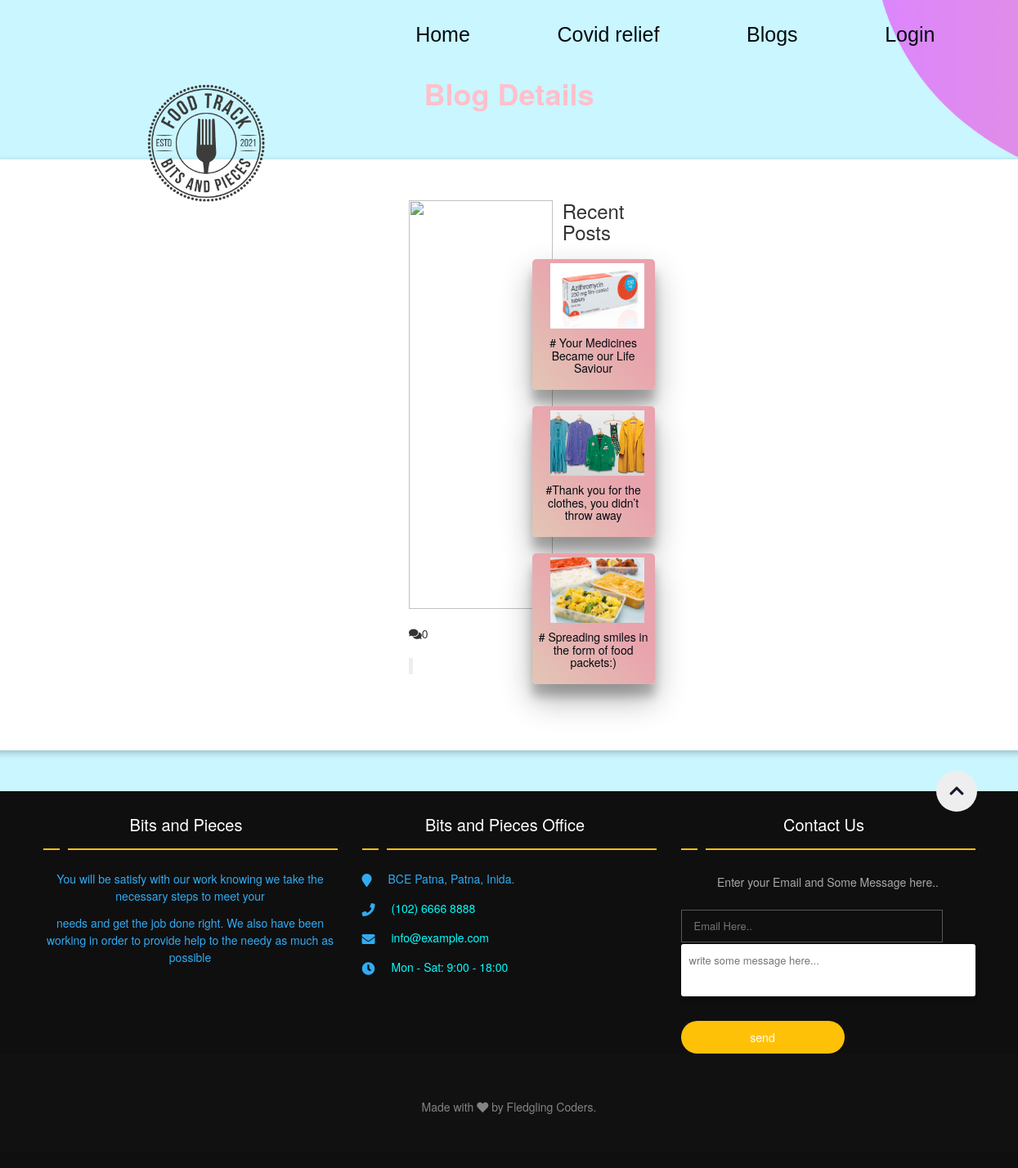
Page /blog_details.php on the committed database.
### tables this page shows
CREATE TABLE `blogs` (
  `id` int(11) NOT NULL,
  `user_id` int(10) NOT NULL,
  `title` varchar(50) NOT NULL,
  `image` blob NOT NULL,
  `msg` mediumtext NOT NULL,
  `createdat` timestamp NOT NULL DEFAULT current_timestamp() ON UPDATE current_timestamp(),
  `status` int(11) NOT NULL DEFAULT 1
);

### blog_details.php (the view, shortened to what this page needs)
<?php
include('assets/SecondHeader.php');
?>
<div class="breadcrumb-section section bg-black pt-75 pb-75 pt-sm-55 pb-sm-55 pt-xs-45 pb-xs-45">
    <div class="container">
        <div class="row align-items-center">
            <div class="col-md-12">
                <div class="breadcrumb-title">
                    <h2 style=" font-size: 36px; font-weight: 700;color: pink;text-align:center;">Blog Details</h2>
                </div>
            </div>
        </div>
    </div>
</div>
<div class="container">
    <div style="padding:30px 50px;background-color:white;margin:50px 10px;border-radius:10px;box-shadow: rgba(0, 0, 0, 0.24) 0px 3px 8px;"
        class="blog-section section pt-100 pt-lg-80 pt-md-70 pt-sm-60 pt-xs-50 pb-100 pb-lg-80 pb-md-70 pb-sm-60 pb-xs-50">
        <div class="container">
            <div class="row">
                <?php
                $sql = "SELECT * FROM `blogs` WHERE id='" . $_GET['id'] . "'";
                $query = mysqli_query($conn, $sql);
                $row = mysqli_fetch_assoc($query);
                $path = "images/blog/" . $row['image'];
                ?>
                <div class="row">
                    <div class="col-lg-9">
                        <div class="row">
                            <div class="blog post-full-item mb-30 col-lg-12">
                                <div class="blog-inner heading-color">
                                    <div class="blog-image" style="margin-top: 20px;">
                                        <a href="#" class="image"><img src="<?php echo $path; ?>" alt=""
                                                height="500px"></a>
                                        <ul class="meta theme-color" style="list-style: none;">
                                            <li><i class="fa fa-clock-o"></i><?php echo $row['createdat']; ?></li>
                                            <li><i class="fa fa-comments"></i>0</li>
                                        </ul>
                                    </div>
                                    <div class="content blog-grid-content">
                                        <blockquote>
                                        </blockquote>
                                    </div>
                                </div>
                            </div>
                        </div>
                    </div>
                    <div class="col-lg-3 mt-sm-3 mt-xs-3">
                        <div class="sidebar"
                            style="display:flex;justify-content:center;align-items:center;flex-direction:column;">
                            <h3 class="sidebar-title">Recent Posts</h3>
                            <?php
                            $sel = "SELECT * FROM `blogs` ORDER BY `blogs`.`id` DESC";
                            $q = mysqli_query($conn, $sel);
                            while ($row1 = mysqli_fetch_array($q)) {
                                $path = "images/blog/" . $row1['image'];
                            ?>
                            <div class="sidebar-blog"
                                style="background: linear-gradient(to bottom left, #e9a3ad 40%, #e2c6b5 100%);padding:5px;border-radius:5px;transition:all 300ms;box-shadow: rgba(0, 0, 0, 0.3) 0px 19px 38px, rgba(0, 0, 0, 0.22) 0px 15px 12px;margin:10px; height:160px;width:150px;text-align:center;"
                                onmouseover="this.style.transform='scale(1.03)'"
                                onmouseout="this.style.transform='scale(1)'">
                                <a href="blog_details.php?id=<?php echo $row1['id']; ?>" class="image"><img
                                        src="<?php echo $path; ?>" alt=""
                                        style="width: 115px;height:80px;margin-left: 10px;"></a>
                                <div class="content" style="height:70px;">
                                    <h5><a
                                            href="blog_details.php?id=<?php echo $row1['id']; ?>"><?php echo $row1['title']; ?></a>
                                    </h5>
                                </div>
                            </div>
                            <?php }  ?>
                        </div>
                    </div>
                </div>
            </div>
        </div>
    </div>
</div>
<?php
include("assets/footer.php");
?>

### css/all.css (style rules this page uses)
* { margin: 0; padding: 0; box-sizing: border-box; }
html { font-size: 10px; font-family: Roboto, sans-serif; color: #ebf4fa; }
body { background: url("../images/landingpage.png") no-repeat center fixed; background-size: cover; }
a { text-decoration: none; color: rgb(2, 11, 17); cursor: pointer; }
img { object-fit: cover; width: 100%; }
.container { display: flex; flex-direction: column; align-items: center; justify-content: center; }
.breadcrumb-title h2 { font-size: 36px; font-weight: 700; color: #ffffff; text-align: left; }

### rows in the picture
blogs: image (picture), title "# Your Medicines Became our Life Saviour"
blogs: image (picture), title "#Thank you for the clothes, you didn’t throw away"
blogs: image (picture), title "# Spreading smiles in the form of food packets:)"
